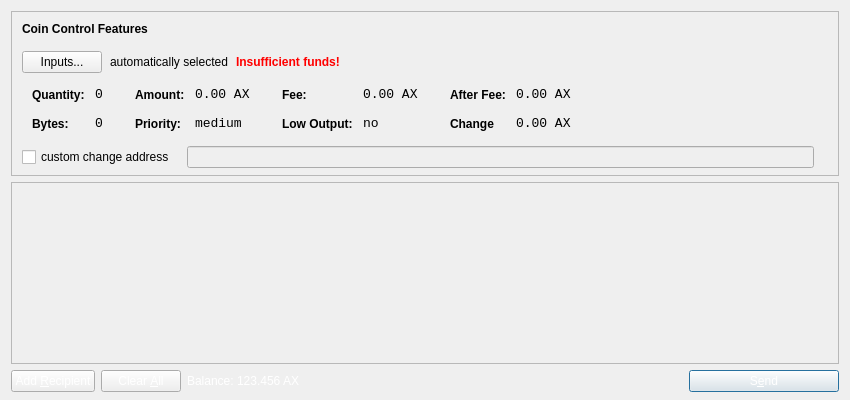
<?xml version="1.0" encoding="UTF-8"?>
<ui version="4.0">
 <class>SendCoinsDialog</class>
 <widget class="QDialog" name="SendCoinsDialog">
  <property name="geometry">
   <rect>
    <x>0</x>
    <y>0</y>
    <width>850</width>
    <height>400</height>
   </rect>
  </property>
  <property name="windowTitle">
   <string>Send Coins</string>
  </property>
  <property name="styleSheet">
   <string notr="true">background-image: url(:/images/gr);</string>
  </property>
  <layout class="QVBoxLayout" name="verticalLayout" stretch="0,1,0">
   <property name="bottomMargin">
    <number>8</number>
   </property>
   <item>
    <widget class="QFrame" name="frameCoinControl">
     <property name="sizePolicy">
      <sizepolicy hsizetype="Expanding" vsizetype="Expanding">
       <horstretch>0</horstretch>
       <verstretch>0</verstretch>
      </sizepolicy>
     </property>
     <property name="maximumSize">
      <size>
       <width>16777215</width>
       <height>16777215</height>
      </size>
     </property>
     <property name="frameShape">
      <enum>QFrame::StyledPanel</enum>
     </property>
     <property name="frameShadow">
      <enum>QFrame::Sunken</enum>
     </property>
     <layout class="QVBoxLayout" name="verticalLayoutCoinControl2">
      <property name="spacing">
       <number>6</number>
      </property>
      <property name="leftMargin">
       <number>0</number>
      </property>
      <property name="topMargin">
       <number>0</number>
      </property>
      <property name="rightMargin">
       <number>0</number>
      </property>
      <property name="bottomMargin">
       <number>6</number>
      </property>
      <item>
       <layout class="QVBoxLayout" name="verticalLayoutCoinControl" stretch="0,0,0,0,1">
        <property name="spacing">
         <number>0</number>
        </property>
        <property name="leftMargin">
         <number>10</number>
        </property>
        <property name="topMargin">
         <number>10</number>
        </property>
        <item>
         <layout class="QHBoxLayout" name="horizontalLayoutCoinControl1">
          <property name="bottomMargin">
           <number>15</number>
          </property>
          <item>
           <widget class="QLabel" name="labelCoinControlFeatures">
            <property name="sizePolicy">
             <sizepolicy hsizetype="Preferred" vsizetype="Maximum">
              <horstretch>0</horstretch>
              <verstretch>0</verstretch>
             </sizepolicy>
            </property>
            <property name="font">
             <font>
              <weight>75</weight>
              <bold>true</bold>
             </font>
            </property>
            <property name="styleSheet">
             <string notr="true">font-weight:bold;</string>
            </property>
            <property name="text">
             <string>Coin Control Features</string>
            </property>
           </widget>
          </item>
         </layout>
        </item>
        <item>
         <layout class="QHBoxLayout" name="horizontalLayoutCoinControl2" stretch="0,0,0,0">
          <property name="spacing">
           <number>8</number>
          </property>
          <property name="bottomMargin">
           <number>10</number>
          </property>
          <item>
           <widget class="QPushButton" name="pushButtonCoinControl">
            <property name="styleSheet">
             <string notr="true"/>
            </property>
            <property name="text">
             <string>Inputs...</string>
            </property>
           </widget>
          </item>
          <item>
           <widget class="QLabel" name="labelCoinControlAutomaticallySelected">
            <property name="text">
             <string>automatically selected</string>
            </property>
            <property name="margin">
             <number>5</number>
            </property>
           </widget>
          </item>
          <item>
           <widget class="QLabel" name="labelCoinControlInsuffFunds">
            <property name="font">
             <font>
              <weight>75</weight>
              <bold>true</bold>
             </font>
            </property>
            <property name="styleSheet">
             <string notr="true">color:red;font-weight:bold;</string>
            </property>
            <property name="text">
             <string>Insufficient funds!</string>
            </property>
            <property name="margin">
             <number>5</number>
            </property>
           </widget>
          </item>
          <item>
           <spacer name="horizontalSpacerCoinControl">
            <property name="orientation">
             <enum>Qt::Horizontal</enum>
            </property>
            <property name="sizeHint" stdset="0">
             <size>
              <width>40</width>
              <height>1</height>
             </size>
            </property>
           </spacer>
          </item>
         </layout>
        </item>
        <item>
         <widget class="QWidget" name="widgetCoinControl" native="true">
          <property name="sizePolicy">
           <sizepolicy hsizetype="Preferred" vsizetype="Preferred">
            <horstretch>0</horstretch>
            <verstretch>0</verstretch>
           </sizepolicy>
          </property>
          <property name="minimumSize">
           <size>
            <width>0</width>
            <height>0</height>
           </size>
          </property>
          <property name="styleSheet">
           <string notr="true"/>
          </property>
          <layout class="QHBoxLayout" name="horizontalLayoutCoinControl5">
           <property name="leftMargin">
            <number>0</number>
           </property>
           <property name="topMargin">
            <number>0</number>
           </property>
           <property name="rightMargin">
            <number>0</number>
           </property>
           <property name="bottomMargin">
            <number>0</number>
           </property>
           <item>
            <layout class="QHBoxLayout" name="horizontalLayoutCoinControl3" stretch="0,0,0,1">
             <property name="spacing">
              <number>20</number>
             </property>
             <property name="topMargin">
              <number>0</number>
             </property>
             <property name="bottomMargin">
              <number>10</number>
             </property>
             <item>
              <layout class="QFormLayout" name="formLayoutCoinControl1">
               <property name="horizontalSpacing">
                <number>10</number>
               </property>
               <property name="verticalSpacing">
                <number>14</number>
               </property>
               <property name="leftMargin">
                <number>10</number>
               </property>
               <property name="topMargin">
                <number>4</number>
               </property>
               <property name="rightMargin">
                <number>6</number>
               </property>
               <item row="0" column="0">
                <widget class="QLabel" name="labelCoinControlQuantityText">
                 <property name="styleSheet">
                  <string notr="true">font-weight:bold;</string>
                 </property>
                 <property name="text">
                  <string>Quantity:</string>
                 </property>
                 <property name="margin">
                  <number>0</number>
                 </property>
                </widget>
               </item>
               <item row="0" column="1">
                <widget class="QLabel" name="labelCoinControlQuantity">
                 <property name="font">
                  <font>
                   <family>Monospace</family>
                   <pointsize>10</pointsize>
                  </font>
                 </property>
                 <property name="cursor">
                  <cursorShape>IBeamCursor</cursorShape>
                 </property>
                 <property name="contextMenuPolicy">
                  <enum>Qt::ActionsContextMenu</enum>
                 </property>
                 <property name="text">
                  <string>0</string>
                 </property>
                 <property name="margin">
                  <number>0</number>
                 </property>
                 <property name="textInteractionFlags">
                  <set>Qt::LinksAccessibleByMouse|Qt::TextSelectableByKeyboard|Qt::TextSelectableByMouse</set>
                 </property>
                </widget>
               </item>
               <item row="1" column="0">
                <widget class="QLabel" name="labelCoinControlBytesText">
                 <property name="styleSheet">
                  <string notr="true">font-weight:bold;</string>
                 </property>
                 <property name="text">
                  <string>Bytes:</string>
                 </property>
                </widget>
               </item>
               <item row="1" column="1">
                <widget class="QLabel" name="labelCoinControlBytes">
                 <property name="font">
                  <font>
                   <family>Monospace</family>
                   <pointsize>10</pointsize>
                  </font>
                 </property>
                 <property name="cursor">
                  <cursorShape>IBeamCursor</cursorShape>
                 </property>
                 <property name="contextMenuPolicy">
                  <enum>Qt::ActionsContextMenu</enum>
                 </property>
                 <property name="text">
                  <string>0</string>
                 </property>
                 <property name="textInteractionFlags">
                  <set>Qt::LinksAccessibleByMouse|Qt::TextSelectableByKeyboard|Qt::TextSelectableByMouse</set>
                 </property>
                </widget>
               </item>
              </layout>
             </item>
             <item>
              <layout class="QFormLayout" name="formLayoutCoinControl2">
               <property name="horizontalSpacing">
                <number>10</number>
               </property>
               <property name="verticalSpacing">
                <number>14</number>
               </property>
               <property name="leftMargin">
                <number>6</number>
               </property>
               <property name="topMargin">
                <number>4</number>
               </property>
               <property name="rightMargin">
                <number>6</number>
               </property>
               <item row="0" column="0">
                <widget class="QLabel" name="labelCoinControlAmountText">
                 <property name="styleSheet">
                  <string notr="true">font-weight:bold;</string>
                 </property>
                 <property name="text">
                  <string>Amount:</string>
                 </property>
                 <property name="margin">
                  <number>0</number>
                 </property>
                </widget>
               </item>
               <item row="0" column="1">
                <widget class="QLabel" name="labelCoinControlAmount">
                 <property name="font">
                  <font>
                   <family>Monospace</family>
                   <pointsize>10</pointsize>
                  </font>
                 </property>
                 <property name="cursor">
                  <cursorShape>IBeamCursor</cursorShape>
                 </property>
                 <property name="contextMenuPolicy">
                  <enum>Qt::ActionsContextMenu</enum>
                 </property>
                 <property name="text">
                  <string>0.00 AX</string>
                 </property>
                 <property name="textInteractionFlags">
                  <set>Qt::LinksAccessibleByMouse|Qt::TextSelectableByKeyboard|Qt::TextSelectableByMouse</set>
                 </property>
                </widget>
               </item>
               <item row="1" column="0">
                <widget class="QLabel" name="labelCoinControlPriorityText">
                 <property name="styleSheet">
                  <string notr="true">font-weight:bold;</string>
                 </property>
                 <property name="text">
                  <string>Priority:</string>
                 </property>
                </widget>
               </item>
               <item row="1" column="1">
                <widget class="QLabel" name="labelCoinControlPriority">
                 <property name="font">
                  <font>
                   <family>Monospace</family>
                   <pointsize>10</pointsize>
                  </font>
                 </property>
                 <property name="cursor">
                  <cursorShape>IBeamCursor</cursorShape>
                 </property>
                 <property name="contextMenuPolicy">
                  <enum>Qt::ActionsContextMenu</enum>
                 </property>
                 <property name="text">
                  <string>medium</string>
                 </property>
                 <property name="textInteractionFlags">
                  <set>Qt::LinksAccessibleByMouse|Qt::TextSelectableByKeyboard|Qt::TextSelectableByMouse</set>
                 </property>
                </widget>
               </item>
              </layout>
             </item>
             <item>
              <layout class="QFormLayout" name="formLayoutCoinControl3">
               <property name="horizontalSpacing">
                <number>10</number>
               </property>
               <property name="verticalSpacing">
                <number>14</number>
               </property>
               <property name="leftMargin">
                <number>6</number>
               </property>
               <property name="topMargin">
                <number>4</number>
               </property>
               <property name="rightMargin">
                <number>6</number>
               </property>
               <item row="0" column="0">
                <widget class="QLabel" name="labelCoinControlFeeText">
                 <property name="styleSheet">
                  <string notr="true">font-weight:bold;</string>
                 </property>
                 <property name="text">
                  <string>Fee:</string>
                 </property>
                 <property name="margin">
                  <number>0</number>
                 </property>
                </widget>
               </item>
               <item row="0" column="1">
                <widget class="QLabel" name="labelCoinControlFee">
                 <property name="font">
                  <font>
                   <family>Monospace</family>
                   <pointsize>10</pointsize>
                  </font>
                 </property>
                 <property name="cursor">
                  <cursorShape>IBeamCursor</cursorShape>
                 </property>
                 <property name="contextMenuPolicy">
                  <enum>Qt::ActionsContextMenu</enum>
                 </property>
                 <property name="text">
                  <string>0.00 AX</string>
                 </property>
                 <property name="textInteractionFlags">
                  <set>Qt::LinksAccessibleByMouse|Qt::TextSelectableByKeyboard|Qt::TextSelectableByMouse</set>
                 </property>
                </widget>
               </item>
               <item row="1" column="0">
                <widget class="QLabel" name="labelCoinControlLowOutputText">
                 <property name="styleSheet">
                  <string notr="true">font-weight:bold;</string>
                 </property>
                 <property name="text">
                  <string>Low Output:</string>
                 </property>
                </widget>
               </item>
               <item row="1" column="1">
                <widget class="QLabel" name="labelCoinControlLowOutput">
                 <property name="font">
                  <font>
                   <family>Monospace</family>
                   <pointsize>10</pointsize>
                  </font>
                 </property>
                 <property name="cursor">
                  <cursorShape>IBeamCursor</cursorShape>
                 </property>
                 <property name="contextMenuPolicy">
                  <enum>Qt::ActionsContextMenu</enum>
                 </property>
                 <property name="text">
                  <string>no</string>
                 </property>
                 <property name="textInteractionFlags">
                  <set>Qt::LinksAccessibleByMouse|Qt::TextSelectableByKeyboard|Qt::TextSelectableByMouse</set>
                 </property>
                </widget>
               </item>
              </layout>
             </item>
             <item>
              <layout class="QFormLayout" name="formLayoutCoinControl4">
               <property name="horizontalSpacing">
                <number>10</number>
               </property>
               <property name="verticalSpacing">
                <number>14</number>
               </property>
               <property name="leftMargin">
                <number>6</number>
               </property>
               <property name="topMargin">
                <number>4</number>
               </property>
               <property name="rightMargin">
                <number>6</number>
               </property>
               <item row="0" column="0">
                <widget class="QLabel" name="labelCoinControlAfterFeeText">
                 <property name="styleSheet">
                  <string notr="true">font-weight:bold;</string>
                 </property>
                 <property name="text">
                  <string>After Fee:</string>
                 </property>
                 <property name="margin">
                  <number>0</number>
                 </property>
                </widget>
               </item>
               <item row="0" column="1">
                <widget class="QLabel" name="labelCoinControlAfterFee">
                 <property name="font">
                  <font>
                   <family>Monospace</family>
                   <pointsize>10</pointsize>
                  </font>
                 </property>
                 <property name="cursor">
                  <cursorShape>IBeamCursor</cursorShape>
                 </property>
                 <property name="contextMenuPolicy">
                  <enum>Qt::ActionsContextMenu</enum>
                 </property>
                 <property name="text">
                  <string>0.00 AX</string>
                 </property>
                 <property name="textInteractionFlags">
                  <set>Qt::LinksAccessibleByMouse|Qt::TextSelectableByKeyboard|Qt::TextSelectableByMouse</set>
                 </property>
                </widget>
               </item>
               <item row="1" column="0">
                <widget class="QLabel" name="labelCoinControlChangeText">
                 <property name="styleSheet">
                  <string notr="true">font-weight:bold;</string>
                 </property>
                 <property name="text">
                  <string>Change</string>
                 </property>
                </widget>
               </item>
               <item row="1" column="1">
                <widget class="QLabel" name="labelCoinControlChange">
                 <property name="font">
                  <font>
                   <family>Monospace</family>
                   <pointsize>10</pointsize>
                  </font>
                 </property>
                 <property name="cursor">
                  <cursorShape>IBeamCursor</cursorShape>
                 </property>
                 <property name="contextMenuPolicy">
                  <enum>Qt::ActionsContextMenu</enum>
                 </property>
                 <property name="text">
                  <string>0.00 AX</string>
                 </property>
                 <property name="textInteractionFlags">
                  <set>Qt::LinksAccessibleByMouse|Qt::TextSelectableByKeyboard|Qt::TextSelectableByMouse</set>
                 </property>
                </widget>
               </item>
              </layout>
             </item>
            </layout>
           </item>
          </layout>
         </widget>
        </item>
        <item>
         <layout class="QHBoxLayout" name="horizontalLayoutCoinControl4" stretch="0,0,0">
          <property name="spacing">
           <number>12</number>
          </property>
          <property name="sizeConstraint">
           <enum>QLayout::SetDefaultConstraint</enum>
          </property>
          <property name="topMargin">
           <number>5</number>
          </property>
          <property name="rightMargin">
           <number>5</number>
          </property>
          <item>
           <widget class="QCheckBox" name="checkBoxCoinControlChange">
            <property name="text">
             <string>custom change address</string>
            </property>
           </widget>
          </item>
          <item>
           <widget class="QLineEdit" name="lineEditCoinControlChange">
            <property name="enabled">
             <bool>false</bool>
            </property>
            <property name="sizePolicy">
             <sizepolicy hsizetype="Expanding" vsizetype="Fixed">
              <horstretch>0</horstretch>
              <verstretch>0</verstretch>
             </sizepolicy>
            </property>
           </widget>
          </item>
          <item>
           <widget class="QLabel" name="labelCoinControlChangeLabel">
            <property name="sizePolicy">
             <sizepolicy hsizetype="Preferred" vsizetype="Expanding">
              <horstretch>0</horstretch>
              <verstretch>0</verstretch>
             </sizepolicy>
            </property>
            <property name="minimumSize">
             <size>
              <width>0</width>
              <height>0</height>
             </size>
            </property>
            <property name="text">
             <string/>
            </property>
            <property name="margin">
             <number>3</number>
            </property>
           </widget>
          </item>
         </layout>
        </item>
        <item>
         <spacer name="verticalSpacerCoinControl">
          <property name="orientation">
           <enum>Qt::Vertical</enum>
          </property>
          <property name="sizeHint" stdset="0">
           <size>
            <width>800</width>
            <height>1</height>
           </size>
          </property>
         </spacer>
        </item>
       </layout>
      </item>
     </layout>
    </widget>
   </item>
   <item>
    <widget class="QScrollArea" name="scrollArea">
     <property name="widgetResizable">
      <bool>true</bool>
     </property>
     <widget class="QWidget" name="scrollAreaWidgetContents">
      <property name="geometry">
       <rect>
        <x>0</x>
        <y>0</y>
        <width>830</width>
        <height>152</height>
       </rect>
      </property>
      <layout class="QVBoxLayout" name="verticalLayout_2">
       <property name="leftMargin">
        <number>0</number>
       </property>
       <property name="topMargin">
        <number>0</number>
       </property>
       <property name="rightMargin">
        <number>0</number>
       </property>
       <property name="bottomMargin">
        <number>0</number>
       </property>
       <item>
        <layout class="QVBoxLayout" name="entries">
         <property name="spacing">
          <number>6</number>
         </property>
        </layout>
       </item>
       <item>
        <spacer name="verticalSpacer">
         <property name="orientation">
          <enum>Qt::Vertical</enum>
         </property>
         <property name="sizeHint" stdset="0">
          <size>
           <width>20</width>
           <height>40</height>
          </size>
         </property>
        </spacer>
       </item>
      </layout>
     </widget>
    </widget>
   </item>
   <item>
    <layout class="QHBoxLayout" name="horizontalLayout">
     <item>
      <widget class="QPushButton" name="addButton">
       <property name="toolTip">
        <string>Send to multiple recipients at once</string>
       </property>
       <property name="styleSheet">
        <string notr="true">color:rgb(255,255,255);
</string>
       </property>
       <property name="text">
        <string>Add &amp;Recipient</string>
       </property>
       <property name="icon">
        <iconset resource="../bitcoin.qrc">
         <normaloff>:/icons/add</normaloff>:/icons/add</iconset>
       </property>
       <property name="autoDefault">
        <bool>false</bool>
       </property>
      </widget>
     </item>
     <item>
      <widget class="QPushButton" name="clearButton">
       <property name="sizePolicy">
        <sizepolicy hsizetype="Minimum" vsizetype="Fixed">
         <horstretch>0</horstretch>
         <verstretch>0</verstretch>
        </sizepolicy>
       </property>
       <property name="toolTip">
        <string>Remove all transaction fields</string>
       </property>
       <property name="styleSheet">
        <string notr="true">

color:rgb(255,255,255);
</string>
       </property>
       <property name="text">
        <string>Clear &amp;All</string>
       </property>
       <property name="icon">
        <iconset resource="../bitcoin.qrc">
         <normaloff>:/icons/remove</normaloff>:/icons/remove</iconset>
       </property>
       <property name="autoRepeatDelay">
        <number>300</number>
       </property>
       <property name="autoDefault">
        <bool>false</bool>
       </property>
      </widget>
     </item>
     <item>
      <layout class="QHBoxLayout" name="horizontalLayout_2">
       <property name="spacing">
        <number>3</number>
       </property>
       <item>
        <widget class="QLabel" name="label">
         <property name="sizePolicy">
          <sizepolicy hsizetype="Preferred" vsizetype="Fixed">
           <horstretch>0</horstretch>
           <verstretch>0</verstretch>
          </sizepolicy>
         </property>
         <property name="styleSheet">
          <string notr="true">color:rgb(255,255,255);</string>
         </property>
         <property name="text">
          <string>Balance:</string>
         </property>
        </widget>
       </item>
       <item>
        <widget class="QLabel" name="labelBalance">
         <property name="sizePolicy">
          <sizepolicy hsizetype="Preferred" vsizetype="Fixed">
           <horstretch>0</horstretch>
           <verstretch>0</verstretch>
          </sizepolicy>
         </property>
         <property name="cursor">
          <cursorShape>IBeamCursor</cursorShape>
         </property>
         <property name="styleSheet">
          <string notr="true">color:rgb(255,255,255);</string>
         </property>
         <property name="text">
          <string>123.456 AX</string>
         </property>
         <property name="textInteractionFlags">
          <set>Qt::LinksAccessibleByMouse|Qt::TextSelectableByKeyboard|Qt::TextSelectableByMouse</set>
         </property>
        </widget>
       </item>
      </layout>
     </item>
     <item>
      <spacer name="horizontalSpacer">
       <property name="orientation">
        <enum>Qt::Horizontal</enum>
       </property>
       <property name="sizeHint" stdset="0">
        <size>
         <width>40</width>
         <height>20</height>
        </size>
       </property>
      </spacer>
     </item>
     <item>
      <widget class="QPushButton" name="sendButton">
       <property name="minimumSize">
        <size>
         <width>150</width>
         <height>0</height>
        </size>
       </property>
       <property name="toolTip">
        <string>Confirm the send action</string>
       </property>
       <property name="styleSheet">
        <string notr="true">color:rgb(255,255,255);</string>
       </property>
       <property name="text">
        <string>S&amp;end</string>
       </property>
       <property name="icon">
        <iconset resource="../bitcoin.qrc">
         <normaloff>:/icons/send</normaloff>:/icons/send</iconset>
       </property>
       <property name="default">
        <bool>true</bool>
       </property>
      </widget>
     </item>
    </layout>
   </item>
  </layout>
 </widget>
 <resources>
  <include location="../bitcoin.qrc"/>
 </resources>
 <connections/>
</ui>
